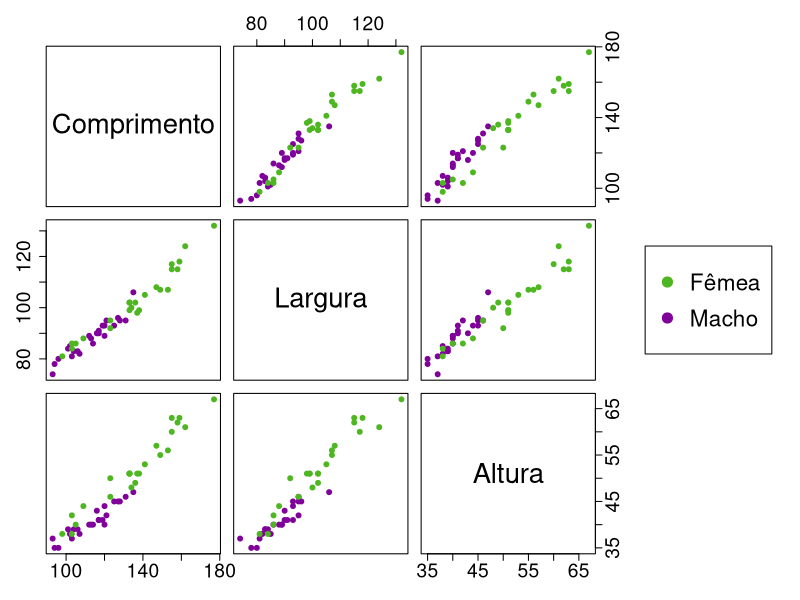
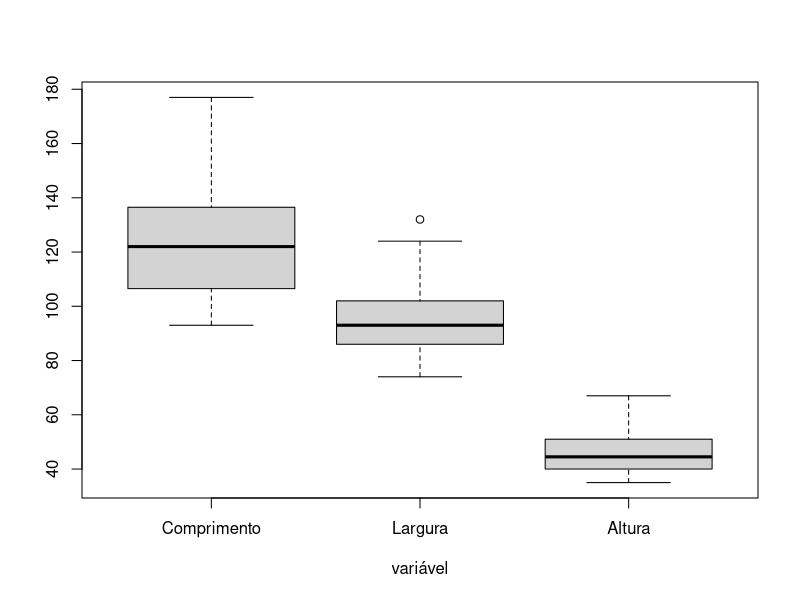
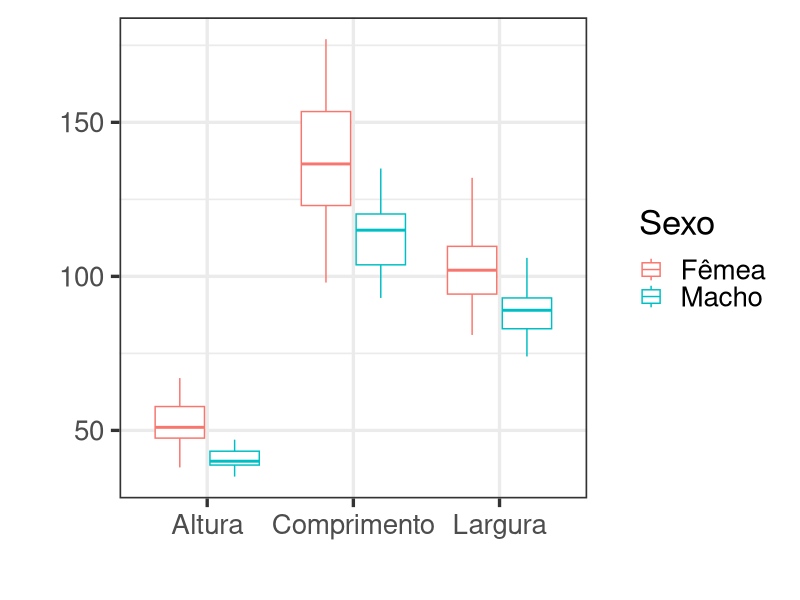
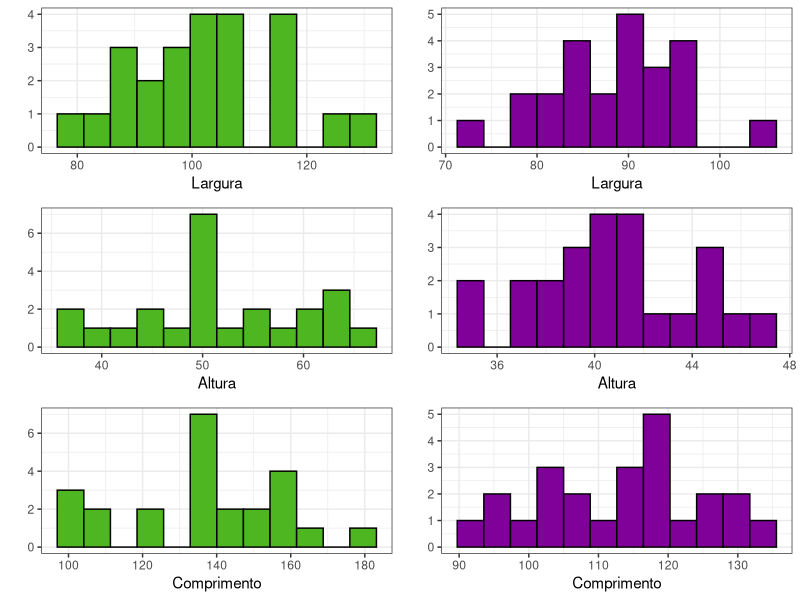
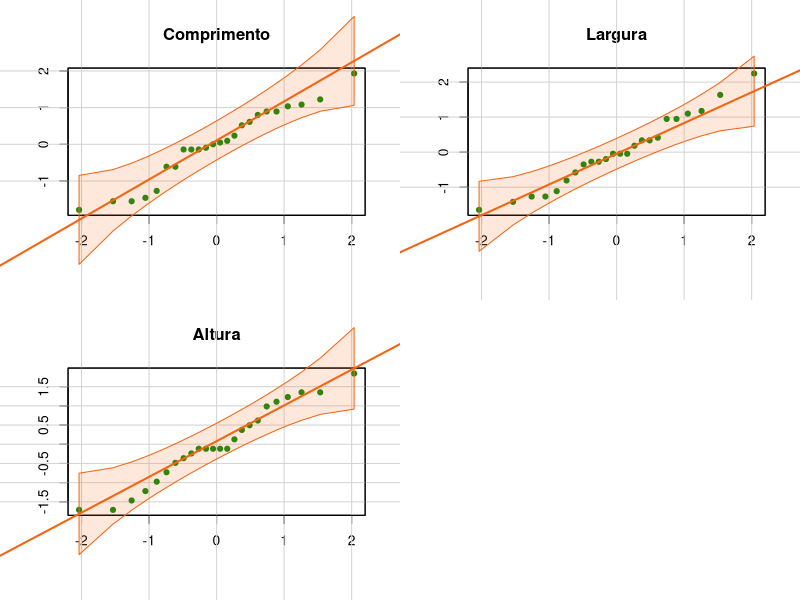
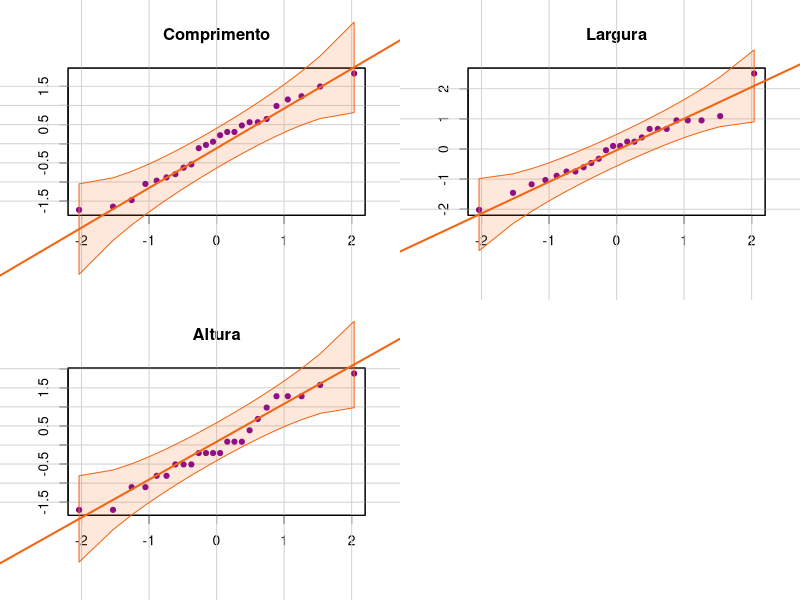

Source code (R) for these figures, in order:
library(tidyverse)
library(grid)
library(gridExtra)
library(car)

# Leitura dos dados
tartarugas <- read_csv("dados/tartarugas.csv")

# Transformando em factor
tartarugas$sex <- as.factor(tartarugas$sex)

# Mudando nomes das colunas
colnames(tartarugas) <- c("Comprimento", "Largura", "Altura", "Sexo")

################################################################################
############################# Analise Descritiva ###############################
################################################################################

# Variáveis sumárias
medados <-rbind(apply(tartarugas[1:3],2,mean),
                apply(tartarugas[1:3],2,var),
                apply(tartarugas[1:3],2,sd),
                100*apply(tartarugas[1:3],2,sd)/apply(tartarugas[1:3],2,mean),
                apply(tartarugas[1:3],2,min),
                apply(tartarugas[1:3],2,quantile,0.5),
                apply(tartarugas[1:3],2,max))
                
rownames(medados)<-c("Média","Var.","DP","CV(%)","Mínimo","Mediana","Máximo")
    
round(medados,2)

# Sumarias do grupo macho
round(rbind(apply(tartarugas[tartarugas[4]=="Macho",-4],2,mean),
            apply(tartarugas[tartarugas[4]=="Macho",-4],2,var),
            apply(tartarugas[tartarugas[4]=="Macho",-4],2,sd),
            100*apply(tartarugas[tartarugas[4]=="Macho",-4],2,sd)/
              apply(tartarugas[tartarugas[4]=="Macho",-4],2,mean),
            apply(tartarugas[tartarugas[4]=="Macho",-4],2,min),
            apply(tartarugas[tartarugas[4]=="Macho",-4],2,quantile,0.5),
            apply(tartarugas[tartarugas[4]=="Macho",-4],2,max)),2)

#Sumarias do grupo femêa
round(rbind(apply(tartarugas[tartarugas[4]=="Fêmea",-4],2,mean),
            apply(tartarugas[tartarugas[4]=="Fêmea",-4],2,var),
            apply(tartarugas[tartarugas[4]=="Fêmea",-4],2,sd),
            100*apply(tartarugas[tartarugas[4]=="Fêmea",-4],2,sd)/
              apply(tartarugas[tartarugas[4]=="Fêmea",-4],2,mean),
            apply(tartarugas[tartarugas[4]=="Fêmea",-4],2,min),
            apply(tartarugas[tartarugas[4]=="Fêmea",-4],2,quantile,0.5),
            apply(tartarugas[tartarugas[4]=="Fêmea",-4],2,max)),2)

# Gráfico de dispersão
par(mfrow=c(1,1))
pairs(tartarugas[1:3],
      col = c("#4DB620", "#80009A")[tartarugas$Sexo],  # Mudar cor por grupo
      pch = 19,                                        # Mudar pontos
      labels = c("Comprimento", "Largura", "Altura"), 
      cex.labels = 2.5,
      cex.axis = 1.75,
      oma=c(3,3,3,15))
par(xpd = TRUE)
legend("right", col = c("#4DB620", "#80009A"),
       pch = c(19,19), legend = c("Fêmea","Macho"),
       cex = 1.35)

# Boxplot geral
par(mfrow=c(1,1))
boxplot(tartarugas[1:3],xlab="variável")

# Boxplot por sexo
tartarugas %>% gather("a", "b", -Sexo) %>%
  ggplot(aes(x=a, y=b, color=Sexo))+
  geom_boxplot()+
  labs(
    x = "",
    y = "",
    color = "Sexo"
  ) +
  theme_bw(base_size = 25)

g_legend <- function(a.gplot){
  tmp <- ggplot_gtable(ggplot_build(a.gplot))
  leg <- which(sapply(tmp$grobs, function(x) x$name) == "guide-box")
  legend <- tmp$grobs[[leg]]
  return(legend)
}
p1 <- tartarugas %>% ggplot()+
  geom_histogram(aes(Largura, fill=Sexo), bins=12, col="black")+
  labs(y = "")+
  theme_bw()
mylegend<-g_legend(p1)

# Histogramas
grid.arrange(
  tartarugas %>% filter(Sexo == "Fêmea") %>%
    ggplot()+
    geom_histogram(aes(Largura), fill="#4DB620", bins=12, col="black")+
    labs(y = "")+
    theme_bw(), 
  tartarugas %>% filter(Sexo == "Macho") %>%
    ggplot()+
    geom_histogram(aes(Largura), fill="#80009A", bins=12, col="black")+
    labs(y = "")+
    theme_bw(),
  tartarugas %>% filter(Sexo == "Fêmea") %>%
    ggplot()+
    geom_histogram(aes(Altura), fill="#4DB620", bins=12, col="black")+
    labs(y = "")+
    theme_bw(),
  tartarugas %>% filter(Sexo == "Macho") %>%
    ggplot()+
    geom_histogram(aes(Altura), fill="#80009A", bins=12, col="black")+
    labs(y = "")+
    theme_bw(),
  tartarugas %>% filter(Sexo == "Fêmea")%>% 
    ggplot()+
    geom_histogram(aes(Comprimento), fill="#4DB620", bins=12, col="black")+
    labs(y = "")+
    theme_bw(),
  tartarugas %>% filter(Sexo == "Macho")%>% 
    ggplot()+
    geom_histogram(aes(Comprimento), fill="#80009A", bins=12, col="black")+
    labs(y = "")+
    theme_bw(),
  nrow=3, ncol=2
)

# Gráfico Q-Q
par(mfrow=c(2,2))
for(i in 1:3){
  qqPlot(scale((tartarugas %>% filter(Sexo == "Fêmea"))[i]),dist="norm", id=F,
         mean=0,sd=1,col.lines="#F26514",pch = 19, col="#108A0C", xlab = "",
         main=colnames((tartarugas %>% filter(Sexo == "Fêmea")))[i], ylab = "")
}

par(mfrow=c(2,2))
for(i in 1:3){
  qqPlot(scale((tartarugas %>% filter(Sexo == "Macho"))[i]),dist="norm", id=F,
         mean=0,sd=1,col.lines="#F26514",pch = 19, col="#80009A", xlab = "",
         main=colnames((tartarugas %>% filter(Sexo == "Fêmea")))[i], ylab = "")
}
################################################################################
################################# Modelagem ####################################
################################################################################
